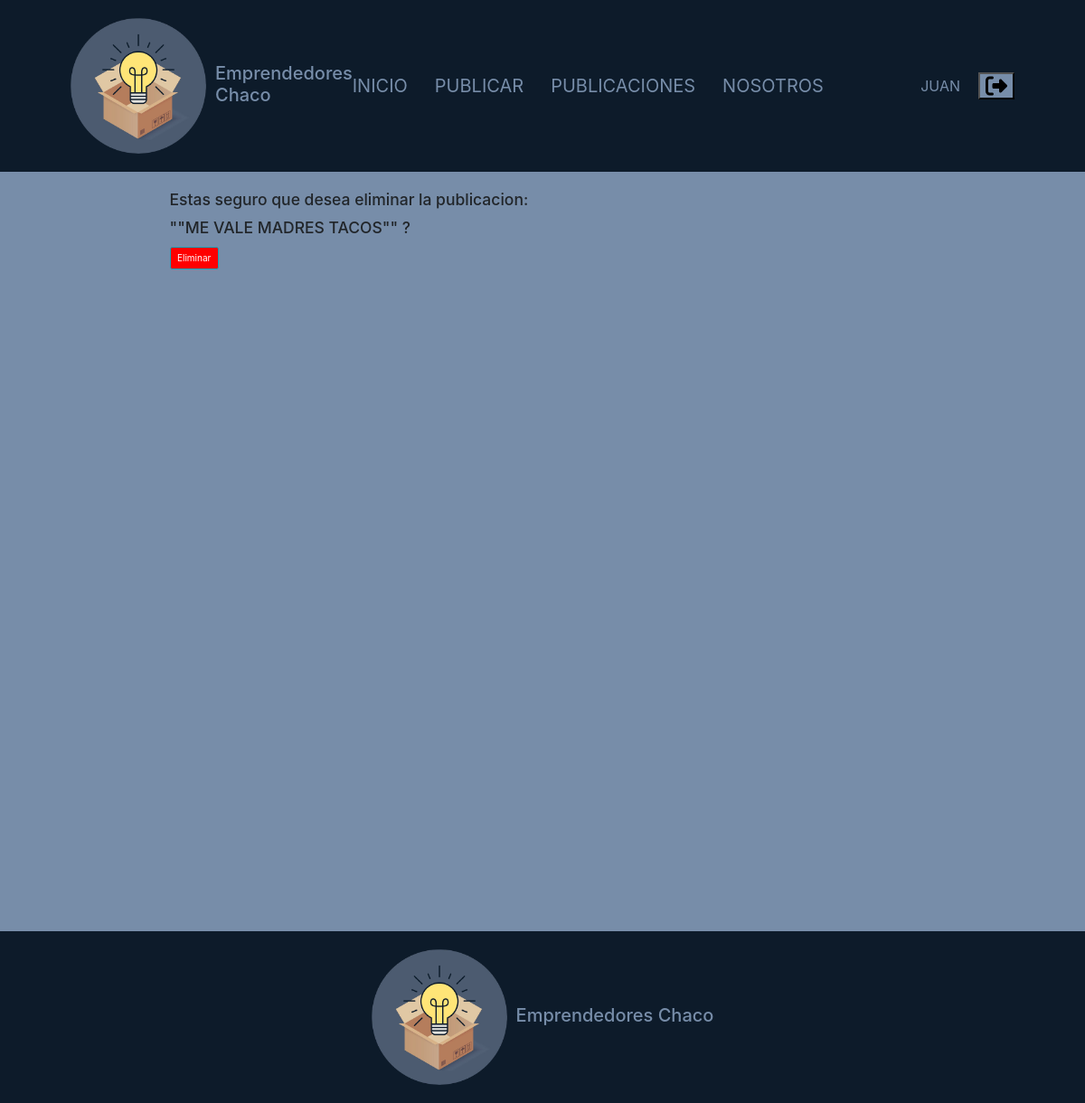
The page /publicaciones/Borrar/11 (signed in) on the database as committed earlier.
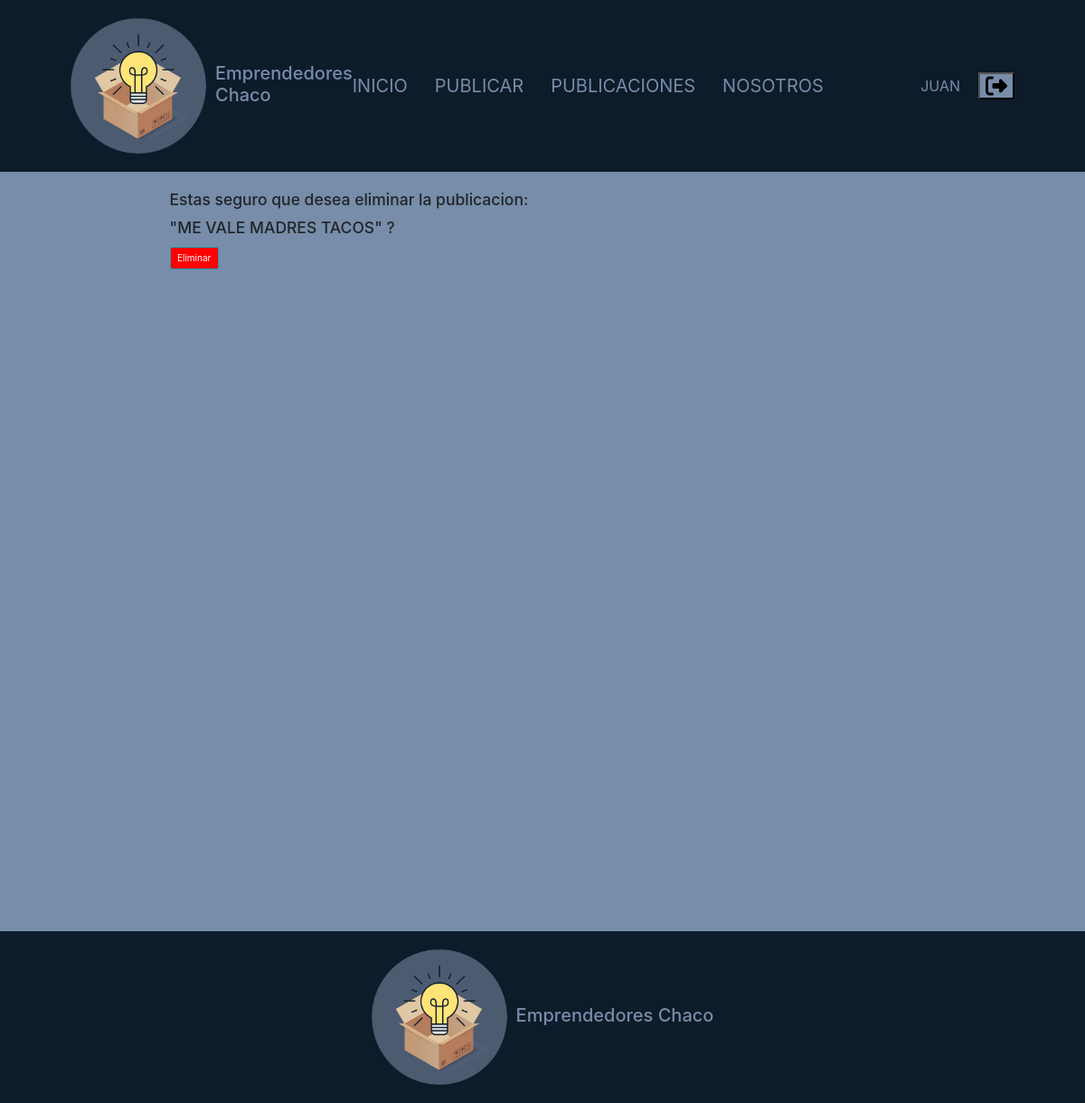
The same page on the database as committed later.
### apps/publicaciones/models.py (models this page shows, shortened)
class Publicacion(models.Model):
    creado = models.DateTimeField('creado', auto_now_add=True)
    modificado = models.DateTimeField('modificado', auto_now=True)
    titulo = models.CharField(max_length = 250)
    contenido = models.TextField()
    autor = models.ForeignKey(User, on_delete = models.CASCADE)
    imagen = models.ImageField(upload_to = 'publicaciones')
    categoria = models.ForeignKey(Categoria, on_delete = models.CASCADE)
    def __str__(self):
        return self.titulo

### apps/publicaciones/views.py (the view)
# urls.py: path('Borrar/<int:pk>', views.BorrarPublicacion.as_view(), name="borrar_publicacion"),
class BorrarPublicacion(UserPassesTestMixin,DeleteView):
    model = Publicacion
    success_url = reverse_lazy('publicaciones:listar_publicaciones')
    def test_func(self):
        return self.request.user.is_staff

### templates/publicaciones/publicacion_confirm_delete.html (shortened to what this page needs)
{% extends 'base.html' %}
{% block contenido %}
<div class="col-md-9 mx-auto mb-5">
    <form method="post">{% csrf_token %}
        <h3><p>Estas seguro que desea eliminar la publicacion: </p></h3>
        <h3><p>"{{ object }}"  ?</p></h3>
        <input type="submit" class="btn btn-info" style="background-color: red;" value="Eliminar">
    </form>
</div>
{% endblock contenido %}

Rows that differ between the two databases and show on the page:
changed Publicacion: titulo "\"ME VALE MADRES TACOS\"" → "ME VALE MADRES TACOS"
